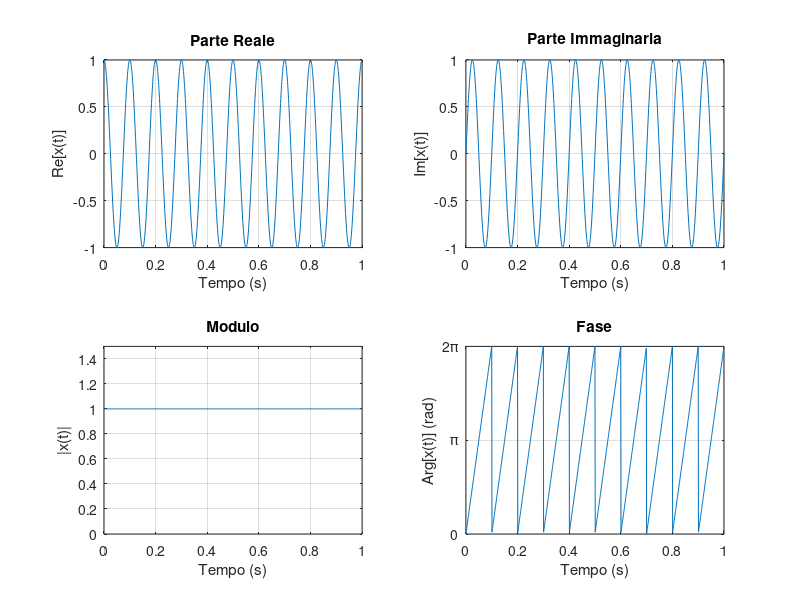

The MATLAB source for this figure:
% Definizione del vettore temporale
t = 0:0.001:1;  % Tempo da 0 a 1 secondo con passo 0.001
x = exp(1j * 20 * pi * t);  % Segnale complesso

% Componenti cartesiane
parte_reale = real(x);
parte_immaginaria = imag(x);

% Componenti polari
modulo = abs(x);
fase = angle(x);            % Fase iniziale tra -π e π
fase(fase < 0) = fase(fase < 0) + 2*pi;  % Regola la fase tra 0 e 2π

% Creazione della figura
figure;

% Grafico della parte reale
subplot(2, 2, 1);
plot(t, parte_reale);
title('Parte Reale');
xlabel('Tempo (s)');
ylabel('Re[x(t)]');
grid on;

% Grafico della parte immaginaria
subplot(2, 2, 2);
plot(t, parte_immaginaria);
title('Parte Immaginaria');
xlabel('Tempo (s)');
ylabel('Im[x(t)]');
grid on;

% Grafico del modulo
subplot(2, 2, 3);
plot(t, modulo);
title('Modulo');
xlabel('Tempo (s)');
ylabel('|x(t)|');2704
ylim([0 1.5]);  % Limiti dell'asse y per chiarezza
grid on;

% Grafico della fase
subplot(2, 2, 4);
plot(t, fase);
title('Fase');
xlabel('Tempo (s)');
ylabel('Arg[x(t)] (rad)');
ylim([0 2*pi]);  % Mostra da 0 a 2π
yticks([0 pi 2*pi]);
yticklabels({'0', '\pi', '2\pi'});
grid on;